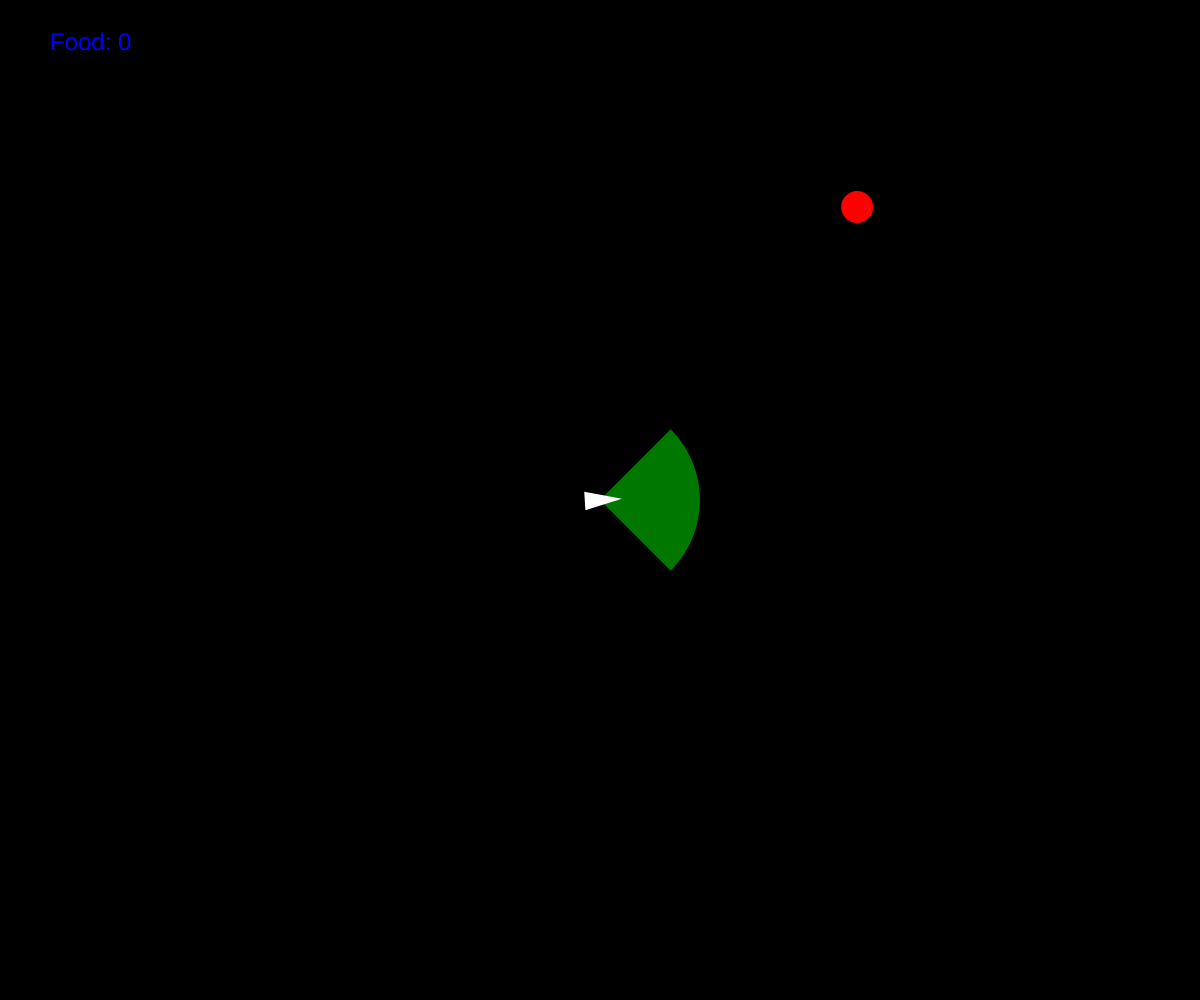
Frame 1 (no input)
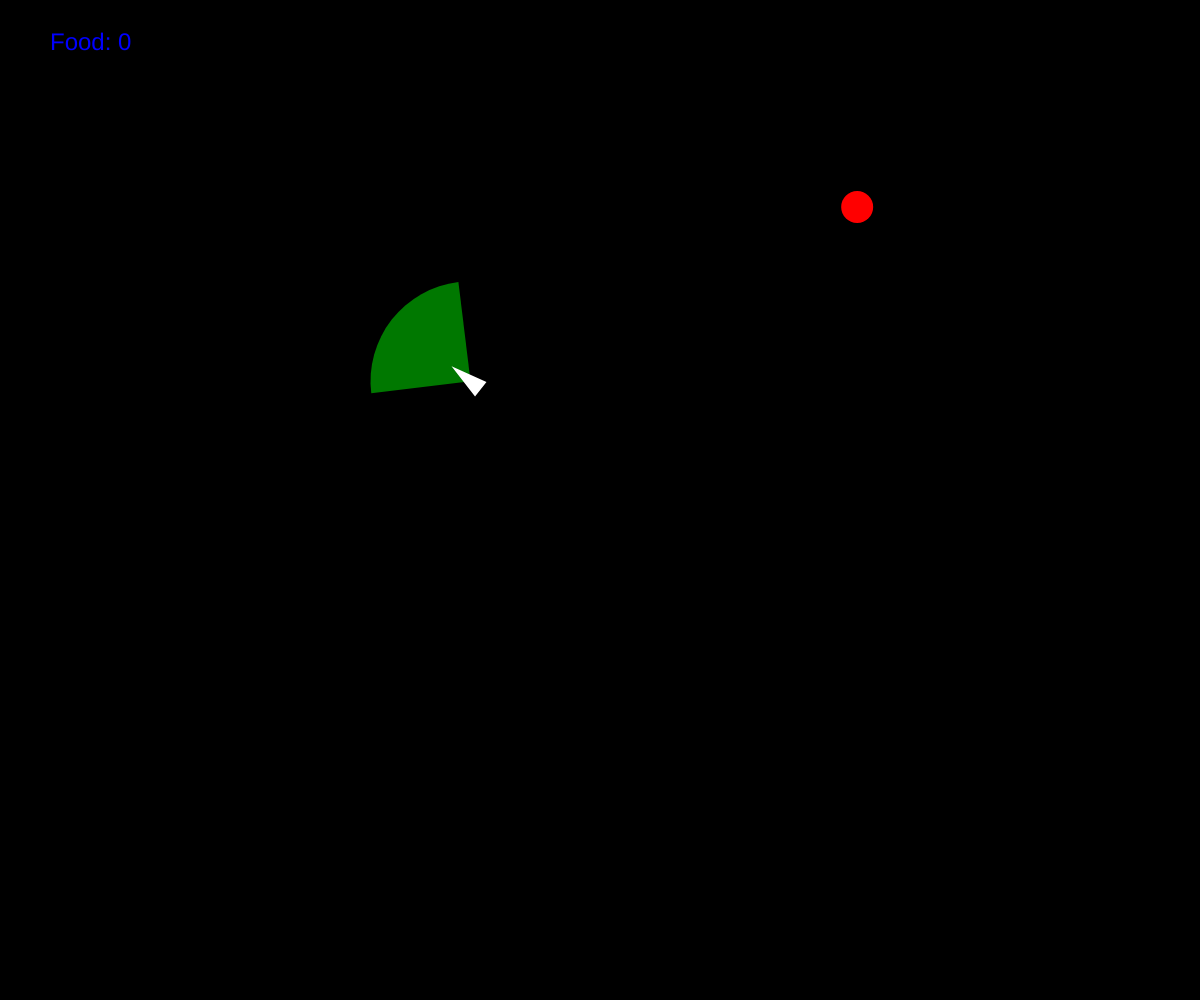
Frame 60 (no input)
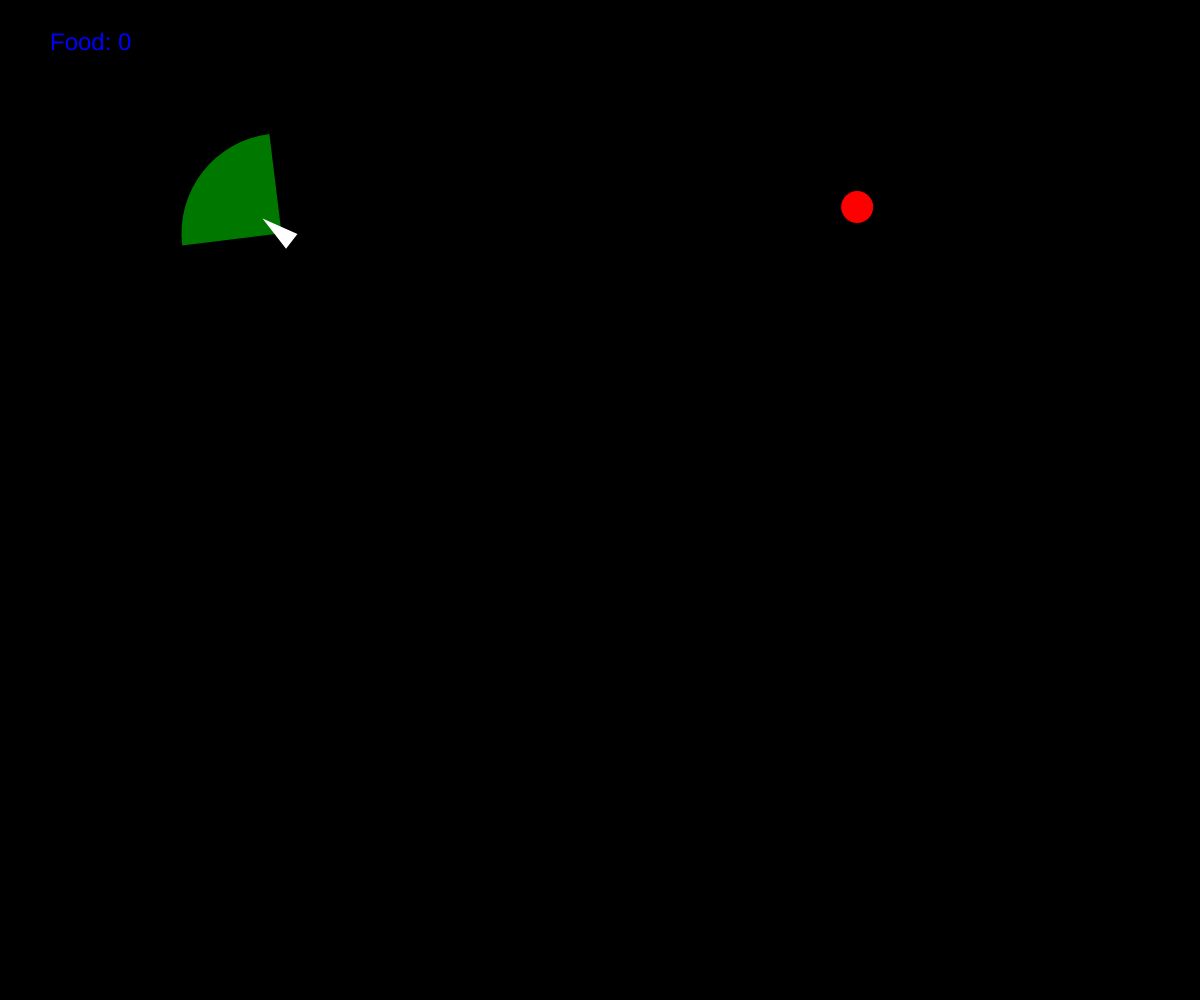
Frame 120 (the mouse pressed at the canvas centre since frame 60)

The p5.js sketch that drew these frames (run headless with seeded random() and noise() and a simulated clock; from frame 60 on, the mouse is pressed at the canvas centre):

// p5.js sketch
// ── sketch.js
// Seeking a Target (Seek)
// The Nature of Code
// The Coding Train / Daniel Shiffman
// https://youtu.be/p1Ws1ZhG36g
// https://thecodingtrain.com/learning/nature-of-code/5.2-seek.html

// Seek: https://editor.p5js.org/codingtrain/sketches/AxuChwlgb
// Seek with Sliders: https://editor.p5js.org/codingtrain/sketches/DROTtSI7J
// Arrive: https://editor.p5js.org/codingtrain/sketches/dQx9oOfTN
// Pursue: https://editor.p5js.org/codingtrain/sketches/XbsgoU_of

let vehicle;
let target;
let targR;
let counter;
let seesTarget;

let arcX, arcY;
let arcS, arcE;
let arcD, arcA;
let arcHeading;

let margin, spacing;
let cols, rows;
let cellW, cellH;
let maxDiag, goForward;
let col, row;
let targX, targY;
let currTarget;
let foundNext;
let nextForward;
let nextCol, nextRow;

function setup() {
  createCanvas(windowWidth, windowHeight);// width, height);
  vehicle = new Vehicle(width/2, height/2);
  target = createVector(random(width), random(height));
  targR = 16;
  counter = 0;
  arcD = 200;
  arcA = QUARTER_PI;
}

function draw() {
  background(0);
  noStroke();
  textSize(24);

  // Seeking logic
  arcHeading = vehicle.vel.heading();
  arcS = arcHeading - arcA;
  arcE = arcHeading + arcA;
  arcX = vehicle.pos.x;
  arcY = vehicle.pos.y;
  
  vec = p5.Vector.sub(target, vehicle.pos);
  distance = p5.Vector.mag(vec);
  if (distance < targR) {
    target = createVector(random(width), random(height));
    counter += 1;
  }
  seesTarget = arcCollides(
    target.x, target.y, targR,
    arcX, arcY, arcD,
    arcHeading, arcA);
  
  if (seesTarget) vehicle.seek(target);
  else wander(vehicle);

  // Arc draw
  fill(0, 120, 0);
  arc(arcX, arcY, arcD, arcD, arcS, arcE, PIE);
  
  // Food draw
  fill(255, 0, 0);
  circle(target.x, target.y, targR*2);
  
  // Vehicle draw
  vehicle.update();
  vehicle.show();
  
  // Text draw
  fill(0, 0, 255);
  text("Food: " + counter, 50, 50);
}

function arcCollides(circX, circY, circD, arcX, arcY, arcD, arcHeading, arcHalfAngle) {
  
  // Distance verification
  let d = dist(circX, circY, arcX, arcY);
  if (d > circD/2 + arcD/2) {
    return false;
  }
  
  // Angle verification
  let ang = atan2(circY - arcY, circX - arcX);
  let diff = ang - arcHeading;
  
  while (diff < -PI) diff += TWO_PI;
  while (diff > PI) diff -= TWO_PI;
  
  if (abs(diff) <= arcA) {
    return true;
  }
  
  return false;
}

function wander(vehicle) {
  margin = 60;
  spacing = 120;

  // Defining cols and rows based on window size
  cols = max(2, floor((width - 2 * margin) / spacing));
  rows = max(2, floor((height - 2 * margin) / spacing));

  cellW = (width - 2 * margin) / (cols - 1);
  cellH = (height - 2 * margin) / (rows - 1);

  maxDiag = (cols - 1) + (rows - 1);

  // Condition to invert the cycle direction
  goForward = (vehicle.diagSum % 2 === 0);
  if (vehicle.invertCycle) {
    goForward = !goForward;
  }
  
  col = goForward ? vehicle.diagStep : vehicle.diagSum - vehicle.diagStep;
  row = goForward ? vehicle.diagSum - vehicle.diagStep : vehicle.diagStep;

  // Defining the current (col, row) target
  targX = margin + col * cellW;
  targY = margin + row * cellH;
  currTarget = createVector(targX, targY);

  // Making the vehicle seek for this target
  vehicle.seek(currTarget);

  // Checking on the distance between then
  if (p5.Vector.dist(vehicle.pos, currTarget) < 45) {
    foundNext = false;

    // Loop to find next target
    while (!foundNext && vehicle.diagSum <= maxDiag) {
      vehicle.diagStep++;
      
      if (vehicle.diagStep > vehicle.diagSum) {
        vehicle.diagSum++;
        vehicle.diagStep = 0;
      }

      if (vehicle.diagSum > maxDiag) break;

      nextForward = (vehicle.diagSum % 2 === 0);
      if (vehicle.invertCycle) nextForward = !nextForward;
      nextCol = nextForward ? vehicle.diagStep : vehicle.diagSum - vehicle.diagStep;
      nextRow = nextForward ? vehicle.diagSum - vehicle.diagStep : vehicle.diagStep;

      if (nextCol >= 0 && nextCol < cols && nextRow >= 0 && nextRow < rows) foundNext = true;
    }

    // Reseting the variables
    if (vehicle.diagSum > maxDiag) {
      vehicle.diagSum = 0;
      vehicle.diagStep = 0;
      vehicle.invertCycle = !vehicle.invertCycle;
    }
  }
}

// ── vehicle.js
// Seeking a Target (Seek)
// The Nature of Code
// The Coding Train / Daniel Shiffman
// https://youtu.be/p1Ws1ZhG36g
// https://thecodingtrain.com/learning/nature-of-code/5.2-seek.html

// Seek: https://editor.p5js.org/codingtrain/sketches/AxuChwlgb
// Seek with Sliders: https://editor.p5js.org/codingtrain/sketches/DROTtSI7J
// Arrive: https://editor.p5js.org/codingtrain/sketches/dQx9oOfTN
// Pursue: https://editor.p5js.org/codingtrain/sketches/XbsgoU_of

class Vehicle {
  constructor(x, y) {
    this.pos = createVector(x, y);
    this.vel = createVector(2, 0);
    this.acc = createVector(0, 0);
    this.maxSpeed = 4;
    this.maxForce = 0.25;
    this.r = 16;
    this.diagSum = 0;
    this.diagStep = 0;
    this.invertCycle = false;
  }

  seek(target) {
    let force = p5.Vector.sub(target, this.pos);
    force.setMag(this.maxSpeed);
    force.sub(this.vel);
    force.limit(this.maxForce);
    this.applyForce(force);
  }

  applyForce(force) {
    this.acc.add(force);
  }

  
  update() {
    this.vel.add(this.acc);
    this.vel.limit(this.maxSpeed);
    this.pos.add(this.vel);
    this.acc.set(0, 0);
    this.edges();
  }

  show() {
    push();
    stroke(255);
    strokeWeight(2);
    fill(255);
    translate(this.pos.x, this.pos.y);
    rotate(this.vel.heading());
    triangle(-this.r, -this.r / 2, -this.r, this.r / 2, this.r, 0);
    pop();

  }

  edges() {
    if (this.pos.x > width + this.r) {
      this.pos.x = -this.r;
    } else if (this.pos.x < -this.r) {
      this.pos.x = width + this.r;
    }
    if (this.pos.y > height + this.r) {
      this.pos.y = -this.r;
    } else if (this.pos.y < -this.r) {
      this.pos.y = height + this.r;
    }
  }
}
